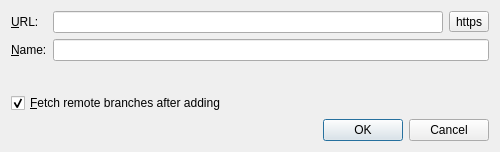
<?xml version="1.0" encoding="UTF-8"?>
<ui version="4.0">
 <class>RemoteDialog</class>
 <widget class="QDialog" name="RemoteDialog">
  <property name="enabled">
   <bool>true</bool>
  </property>
  <property name="geometry">
   <rect>
    <x>0</x>
    <y>0</y>
    <width>500</width>
    <height>152</height>
   </rect>
  </property>
  <property name="windowTitle">
   <string>Edit remote</string>
  </property>
  <property name="modal">
   <bool>true</bool>
  </property>
  <layout class="QFormLayout" name="formLayout">
   <property name="fieldGrowthPolicy">
    <enum>QFormLayout::FieldGrowthPolicy::ExpandingFieldsGrow</enum>
   </property>
   <item row="0" column="0">
    <widget class="QLabel" name="urlLabel">
     <property name="text">
      <string>&amp;URL:</string>
     </property>
     <property name="buddy">
      <cstring>urlEdit</cstring>
     </property>
    </widget>
   </item>
   <item row="0" column="1">
    <layout class="QHBoxLayout" name="urlLayout">
     <item>
      <widget class="QLineEdit" name="urlEdit"/>
     </item>
     <item>
      <widget class="ProtocolButton" name="protocolButton">
       <property name="text">
        <string notr="true">https</string>
       </property>
      </widget>
     </item>
    </layout>
   </item>
   <item row="1" column="0">
    <widget class="QLabel" name="nameLabel">
     <property name="text">
      <string>&amp;Name:</string>
     </property>
     <property name="buddy">
      <cstring>nameEdit</cstring>
     </property>
    </widget>
   </item>
   <item row="1" column="1">
    <widget class="QLineEdit" name="nameEdit"/>
   </item>
   <item row="2" column="0">
    <spacer name="verticalSpacer">
     <property name="orientation">
      <enum>Qt::Orientation::Vertical</enum>
     </property>
     <property name="sizeType">
      <enum>QSizePolicy::Policy::Expanding</enum>
     </property>
     <property name="sizeHint" stdset="0">
      <size>
       <width>20</width>
       <height>8</height>
      </size>
     </property>
    </spacer>
   </item>
   <item row="3" column="0" colspan="2">
    <widget class="QCheckBox" name="fetchAfterAddCheckBox">
     <property name="text">
      <string>&amp;Fetch remote branches after adding</string>
     </property>
     <property name="checked">
      <bool>true</bool>
     </property>
    </widget>
   </item>
   <item row="4" column="0" colspan="2">
    <widget class="QDialogButtonBox" name="buttonBox">
     <property name="orientation">
      <enum>Qt::Orientation::Horizontal</enum>
     </property>
     <property name="standardButtons">
      <set>QDialogButtonBox::StandardButton::Cancel|QDialogButtonBox::StandardButton::Ok</set>
     </property>
     <property name="centerButtons">
      <bool>false</bool>
     </property>
    </widget>
   </item>
  </layout>
 </widget>
 <customwidgets>
  <customwidget>
   <class>ProtocolButton</class>
   <extends>QToolButton</extends>
   <header>gitfourchette.forms.protocolbutton</header>
  </customwidget>
 </customwidgets>
 <tabstops>
  <tabstop>urlEdit</tabstop>
  <tabstop>protocolButton</tabstop>
  <tabstop>nameEdit</tabstop>
  <tabstop>fetchAfterAddCheckBox</tabstop>
 </tabstops>
 <resources/>
 <connections>
  <connection>
   <sender>buttonBox</sender>
   <signal>accepted()</signal>
   <receiver>RemoteDialog</receiver>
   <slot>accept()</slot>
   <hints>
    <hint type="sourcelabel">
     <x>189</x>
     <y>263</y>
    </hint>
    <hint type="destinationlabel">
     <x>157</x>
     <y>269</y>
    </hint>
   </hints>
  </connection>
  <connection>
   <sender>buttonBox</sender>
   <signal>rejected()</signal>
   <receiver>RemoteDialog</receiver>
   <slot>reject()</slot>
   <hints>
    <hint type="sourcelabel">
     <x>189</x>
     <y>263</y>
    </hint>
    <hint type="destinationlabel">
     <x>286</x>
     <y>269</y>
    </hint>
   </hints>
  </connection>
 </connections>
</ui>
